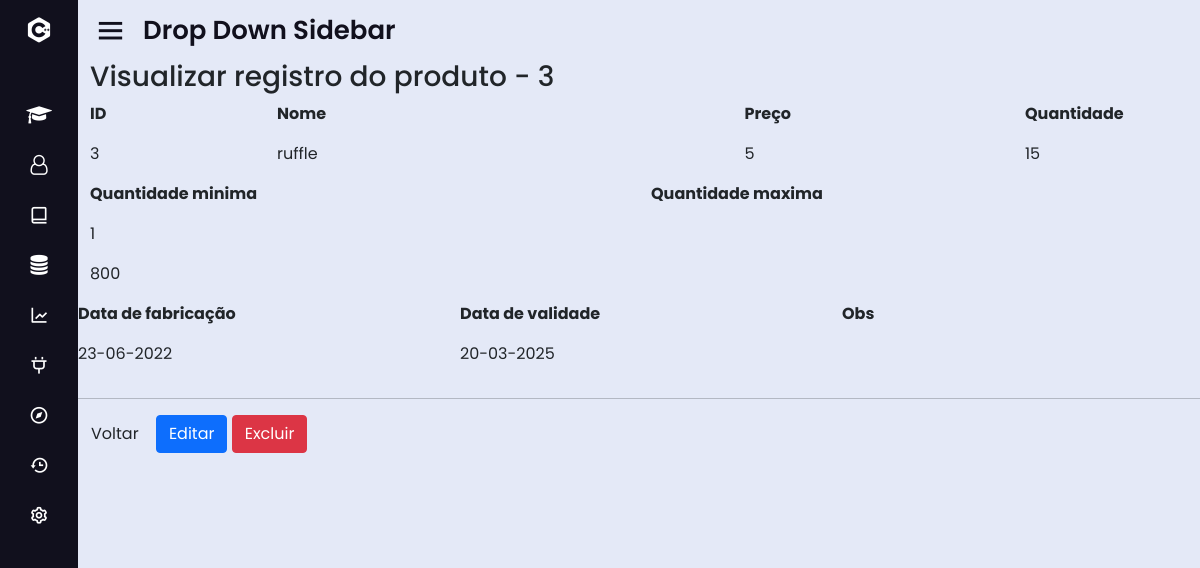
The page /?page=view_pro&id=3 on the database its author committed.
### tables this page shows
CREATE TABLE IF NOT EXISTS `produto` (
  `id` int(11) NOT NULL AUTO_INCREMENT,
  `nome_prod` varchar(20) DEFAULT NULL,
  `qtd_prod` int(11) DEFAULT NULL,
  `preco_prod` int(11) DEFAULT NULL,
  `max_prod` int(11) DEFAULT NULL,
  `min_prod` int(11) DEFAULT NULL,
  `dt_valid_prod` date DEFAULT NULL,
  `dt_fab_prod` date DEFAULT NULL,
  `obs` varchar(50) DEFAULT NULL,
  PRIMARY KEY (`id`) USING BTREE
);

### sis/produto/view_pro.php (the view, shortened to what this page needs)
<?php
	$id = (int) $_GET['id'];
	$sql = mysqli_query($con, "select * from produto where id = '".$id."';");
	$row = mysqli_fetch_array($sql);
?>
<div id="main" class="container-fluid">
	<h3 class="page-header">Visualizar registro do produto - <?php echo $id; ?> </h3>
	<div class="row">
		<div class="col-md-2">
			<p><strong>ID</strong></p>
			<p><?php echo $row['id'];?></p>
		</div>
		<div class="col-md-5">
			<p><strong>Nome</strong></p>
			<p><?php echo $row['nome_prod'];?></p>
		</div>
		<div class="col-md-3">
			<p><strong>Preço</strong></p>
			<p><?php echo $row['preco_prod'];?></p>
		</div>
		<div class="col-md-2">
			<p><strong>Quantidade</strong></p>
			<p><?php echo $row['qtd_prod'];?></p>
		</div>
	</div>
	<div class="row">
		<div class="col-md-6">
			<p><strong>Quantidade minima</strong></p>
			<p><?php echo $row['min_prod'];?></p>
		</div>
		<div class="col-md-6">
			<p><strong>Quantidade maxima</strong></p>
		</div>
			<p><?php echo $row['max_prod'];?></p>
		</div>
	</div>
	<div class="row">
		<div class="col-md-4">
			<p><strong>Data de fabricação</strong></p>
			<p><?php echo date('d-m-Y',strtotime($row['dt_fab_prod']));?></p>
		</div>
		<div class="col-md-4">
			<p><strong>Data de validade</strong></p>
			<p><?php echo date('d-m-Y',strtotime($row['dt_valid_prod']));?></p>
		</div>
		<div class="col-md-4">
			<p><strong>Obs</strong></p>
		</div>
	</div>
	<hr/>
	<div id="actions" class="row">
		<div class="col-md-12">
			<a href="?page=lista_pro" class="btn btn-default">Voltar</a>
				<?php echo "<a href=?page=fedit_pro&id=".$row['id']." class='btn btn-primary'>Editar</a>";?>
				<?php echo "<a href=?page=excluir_pro&id=".$row['id']." class='btn btn-danger'>Excluir</a>";?>
		</div>
	</div>

### css/style.css (style rules this page uses)
* { margin: 0; padding: 0; box-sizing: border-box; font-family: 'Poppins', sans-serif; }

### rows shown on the page
produto: id "3", nome_prod "ruffle", preco_prod "5", qtd_prod "15", min_prod "1", max_prod "800", dt_fab_prod "23-06-2022", dt_valid_prod "20-03-2025"

### other values the page prints
$id "3"
